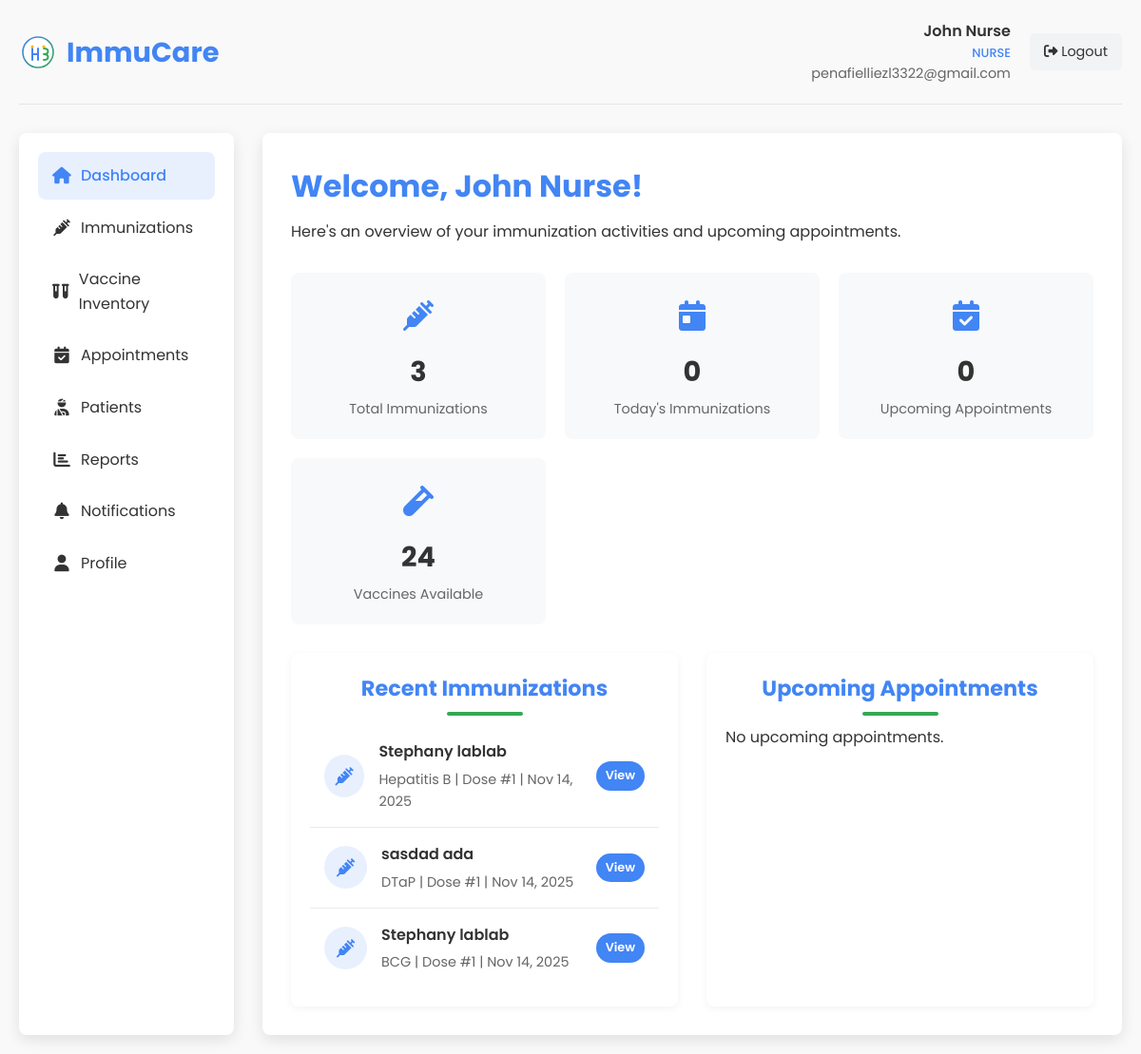
Screenshot of /nurse_dashboard.php (signed in) with the database file from the repository.
### tables this page shows
CREATE TABLE `immunizations` (
  `id` int(11) NOT NULL,
  `patient_id` int(11) NOT NULL,
  `vaccine_id` int(11) NOT NULL,
  `administered_by` int(11) NOT NULL,
  `dose_number` int(11) DEFAULT 1,
  `batch_number` varchar(50) DEFAULT NULL,
  `expiration_date` date DEFAULT NULL,
  `administered_date` datetime NOT NULL,
  `next_dose_date` date DEFAULT NULL,
  `location` varchar(100) DEFAULT NULL,
  `diagnosis` text DEFAULT NULL,
  `transaction_id` varchar(100) DEFAULT NULL,
  `transaction_number` varchar(50) DEFAULT NULL,
  `created_at` datetime NOT NULL,
  `updated_at` timestamp NOT NULL DEFAULT current_timestamp() ON UPDATE current_timestamp()
);

CREATE TABLE `patients` (
  `id` int(11) NOT NULL,
  `user_id` int(11) DEFAULT NULL,
  `first_name` varchar(50) NOT NULL,
  `middle_name` varchar(50) DEFAULT NULL,
  `last_name` varchar(50) NOT NULL,
  `date_of_birth` date NOT NULL,
  `gender` enum('male','female','other') NOT NULL,
  `blood_type` varchar(10) DEFAULT NULL COMMENT 'Patient blood type (A+, A-, B+, B-, AB+, AB-, O+, O-)',
  `purok` text NOT NULL,
  `city` varchar(100) NOT NULL,
  `province` varchar(100) NOT NULL,
  `postal_code` varchar(20) DEFAULT NULL,
  `phone_number` varchar(20) DEFAULT NULL,
  `email` varchar(255) DEFAULT NULL,
  `medical_history` text DEFAULT NULL,
  `allergies` text DEFAULT NULL,
  `diagnosis` text DEFAULT NULL COMMENT 'Patient diagnosis information',
  `created_at` datetime NOT NULL,
  `updated_at` timestamp NOT NULL DEFAULT current_timestamp() ON UPDATE current_timestamp()
);

CREATE TABLE `vaccines` (
  `id` int(11) NOT NULL,
  `name` varchar(100) NOT NULL,
  `manufacturer` varchar(100) DEFAULT NULL,
  `description` text DEFAULT NULL,
  `recommended_age` varchar(100) DEFAULT NULL,
  `doses_required` int(11) DEFAULT 1,
  `days_between_doses` int(11) DEFAULT NULL,
  `is_active` tinyint(1) DEFAULT 1,
  `created_at` datetime NOT NULL,
  `updated_at` timestamp NOT NULL DEFAULT current_timestamp() ON UPDATE current_timestamp()
);

### nurse_dashboard.php (the view, shortened to what this page needs)
<?php
$user_id = $_SESSION['user_id'];
$user_name = isset($_SESSION['user_name']) ? $_SESSION['user_name'] : 'Nurse';
$user_email = isset($_SESSION['user_email']) ? $_SESSION['user_email'] : '';
$conn = new mysqli(DB_HOST, DB_USER, DB_PASS, DB_NAME);
$stmt = $conn->prepare("SELECT COUNT(*) as count FROM immunizations WHERE administered_by = ?");
$stmt->bind_param("i", $user_id);
$stmt->execute();
$result = $stmt->get_result();
$immunization_count = $result->fetch_assoc()['count'];
$today = date('Y-m-d');
$stmt = $conn->prepare("SELECT COUNT(*) as count FROM immunizations WHERE administered_by = ? AND DATE(administered_date) = ?");
$stmt->bind_param("is", $user_id, $today);
$stmt->execute();
$result = $stmt->get_result();
$today_immunization_count = $result->fetch_assoc()['count'];
$stmt = $conn->prepare("SELECT COUNT(*) as count FROM appointments WHERE staff_id = ? AND appointment_date > NOW() AND status = 'confirmed'");
$stmt->bind_param("i", $user_id);
$stmt->execute();
$result = $stmt->get_result();
$appointment_count = $result->fetch_assoc()['count'];
$stmt = $conn->prepare("SELECT i.*, p.first_name, p.last_name, v.name as vaccine_name
                        FROM immunizations i
                        JOIN patients p ON i.patient_id = p.id
                        JOIN vaccines v ON i.vaccine_id = v.id
                        WHERE i.administered_by = ?
                        ORDER BY i.administered_date DESC LIMIT 5");
$stmt->bind_param("i", $user_id);
$stmt->execute();
$recent_immunizations = $stmt->get_result();
$stmt = $conn->prepare("SELECT a.*, p.first_name, p.last_name, v.name as vaccine_name
                        FROM appointments a
                        JOIN patients p ON a.patient_id = p.id
                        LEFT JOIN vaccines v ON a.vaccine_id = v.id
                        WHERE a.staff_id = ? AND a.appointment_date > NOW() AND a.status = 'confirmed'
                        ORDER BY a.appointment_date ASC LIMIT 5");
$stmt->bind_param("i", $user_id);
$stmt->execute();
$upcoming_appointments = $stmt->get_result();
?>
<!DOCTYPE html>
<html lang="en">
<head>
    <link rel="stylesheet" href="styles.css">
    <link rel="stylesheet" href="https://cdnjs.cloudflare.com/ajax/libs/font-awesome/6.4.0/css/all.min.css">
</head>
<body>
    <div class="dashboard-container">
        <div class="dashboard-header">
            <div class="dashboard-logo">
                <img src="images/logo.svg" alt="ImmuCare Logo">
                <h1>ImmuCare</h1>
            </div>
            <div class="user-menu">
                <div class="user-info">
                    <div class="user-name"><?php echo htmlspecialchars($user_name); ?></div>
                    <div class="user-role">Nurse</div>
                    <div class="user-email"><?php echo htmlspecialchars($user_email); ?></div>
                </div>
                <a href="?logout=1" class="logout-btn">
                    <i class="fas fa-sign-out-alt"></i> Logout
                </a>
            </div>
        </div>
        <div class="dashboard-content">
            <div class="sidebar">
                <ul class="sidebar-menu">
                    <li><a href="nurse_dashboard.php" class="active"><i class="fas fa-home"></i> Dashboard</a></li>
                    <li><a href="nurse_immunizations.php"><i class="fas fa-syringe"></i> Immunizations</a></li>
                    <li><a href="nurse_vaccine_inventory.php"><i class="fas fa-vials"></i> Vaccine Inventory</a></li>
                    <li><a href="nurse_appointments.php"><i class="fas fa-calendar-check"></i> Appointments</a></li>
                    <li><a href="nurse_patients.php"><i class="fas fa-user-injured"></i> Patients</a></li>
                    <li><a href="nurse_reports.php"><i class="fas fa-chart-bar"></i> Reports</a></li>
                    <li><a href="nurse_notifications.php"><i class="fas fa-bell"></i> Notifications</a></li>
                    <li><a href="nurse_profile.php"><i class="fas fa-user"></i> Profile</a></li>
                </ul>
            </div>
            <div class="main-content">
                <div class="welcome-section">
                    <h2>Welcome, <?php echo htmlspecialchars($user_name); ?>!</h2>
                    <p>Here's an overview of your immunization activities and upcoming appointments.</p>
                </div>
                <div class="stats-grid">
                    <div class="stat-card">
                        <div class="stat-icon">
                            <i class="fas fa-syringe"></i>
                        </div>
                        <div class="stat-value"><?php echo $immunization_count; ?></div>
                        <div class="stat-label">Total Immunizations</div>
                    </div>
                    <div class="stat-card">
                        <div class="stat-icon">
                            <i class="fas fa-calendar-day"></i>
                        </div>
                        <div class="stat-value"><?php echo $today_immunization_count; ?></div>
                        <div class="stat-label">Today's Immunizations</div>
                    </div>
                    <div class="stat-card">
                        <div class="stat-icon">
                            <i class="fas fa-calendar-check"></i>
                        </div>
                        <div class="stat-value"><?php echo $appointment_count; ?></div>
                        <div class="stat-label">Upcoming Appointments</div>
                    </div>
                    <div class="stat-card">
                        <div class="stat-icon">
                            <i class="fas fa-vial"></i>
                        </div>
                        <div class="stat-value">24</div>
                        <div class="stat-label">Vaccines Available</div>
                    </div>
                </div>
                <div class="dashboard-sections">
                    <div class="section-card">
                        <h3 class="section-title">Recent Immunizations</h3>
                        <?php if ($recent_immunizations->num_rows > 0): ?>
                            <?php while ($immunization = $recent_immunizations->fetch_assoc()): ?>
                                <div class="record-item">
                                    <div class="record-icon">
                                        <i class="fas fa-syringe"></i>
                                    </div>
                                    <div class="record-details">
                                        <div class="record-title">
                                            <?php echo htmlspecialchars($immunization['first_name'] . ' ' . $immunization['last_name']); ?>
                                        </div>
                                        <div class="record-info">
                                            <?php echo htmlspecialchars($immunization['vaccine_name']); ?> |
                                            Dose #<?php echo $immunization['dose_number']; ?> |
                                            <?php echo date('M j, Y', strtotime($immunization['administered_date'])); ?>
                                        </div>
                                    </div>
                                    <div class="record-actions">
                                        <a href="view_immunization.php?id=<?php echo $immunization['id']; ?>" class="btn btn-primary btn-sm">View</a>
                                    </div>
                                </div>
                            <?php endwhile; ?>
                        <?php else: ?>
                            <p>No recent immunizations.</p>
                        <?php endif; ?>
                    </div>
                    <div class="section-card">
                        <h3 class="section-title">Upcoming Appointments</h3>
                        <?php if ($upcoming_appointments->num_rows > 0): ?>
                            <?php while ($appointment = $upcoming_appointments->fetch_assoc()): ?>
                                <div class="record-item">
                                    <div class="record-icon">
                                        <i class="fas fa-calendar"></i>
                                    </div>
                                    <div class="record-details">
                                        <div class="record-title">
                                            <?php echo htmlspecialchars($appointment['first_name'] . ' ' . $appointment['last_name']); ?>
                                        </div>
                                        <div class="record-info">
                                            <?php echo date('M j, Y - g:i A', strtotime($appointment['appointment_date'])); ?> |
                                            <?php echo !empty($appointment['vaccine_name']) ? htmlspecialchars($appointment['vaccine_name']) : htmlspecialchars($appointment['purpose']); ?>
                                        </div>
                                    </div>
                                    <div class="record-actions">
                                        <a href="view_appointment.php?id=<?php echo $appointment['id']; ?>" class="btn btn-primary btn-sm">View</a>
                                        <a href="administer_vaccine.php?appointment_id=<?php echo $appointment['id']; ?>" class="btn btn-outline btn-sm">Record</a>
                                    </div>
                                </div>
                            <?php endwhile; ?>
                        <?php else: ?>
                            <p>No upcoming appointments.</p>
                        <?php endif; ?>
                    </div>
                </div>
            </div>
        </div>
    </div>
</body>
</html>

### styles.css (style rules this page uses)
:root { --primary-color: #4285f4; --secondary-color: #34a853; --accent-color: #fbbc05; --text-color: #333; --light-text: #666; --bg-light: #f9f9f9; --bg-white: #ffffff; --shadow: 0 5px 15px rgba(0, 0, 0, 0.1); --border-radius: 8px; --transition: all 0.3s ease; }
* { margin: 0; padding: 0; box-sizing: border-box; }
html { scroll-behavior: smooth; }
body { font-family: 'Poppins', sans-serif; line-height: 1.6; color: var(--text-color); background-color: var(--bg-light); }
a { text-decoration: none; color: inherit; }
ul { list-style: none; }
img { max-width: 100%; height: auto; }
.section-title { font-size: 2.5rem; text-align: center; margin-bottom: 3rem; position: relative; color: var(--primary-color); }
.section-title::after { content: ''; position: absolute; bottom: -10px; left: 50%; transform: translateX(-50%); width: 80px; height: 4px; background-color: var(--secondary-color); border-radius: 2px; }
.btn { display: inline-block; padding: 12px 24px; border-radius: 30px; font-weight: 600; cursor: pointer; transition: var(--transition); text-align: center; }
.btn-primary { background-color: var(--primary-color); color: white; }

### rows the page displays
immunizations: patient.last_name "Stephany lablab", vaccine.name "Hepatitis B", dose_number "1", administered_date "Nov 14, 2025"
immunizations: patient.last_name "sasdad ada", vaccine.name "DTaP", dose_number "1", administered_date "Nov 14, 2025"
immunizations: patient.last_name "Stephany lablab", vaccine.name "BCG", dose_number "1", administered_date "Nov 14, 2025"

### other values shown
$user_name "John Nurse"
$user_email "penafielliezl3322@gmail.com"
$immunization_count "3"
$today_immunization_count "0"
$appointment_count "0"
